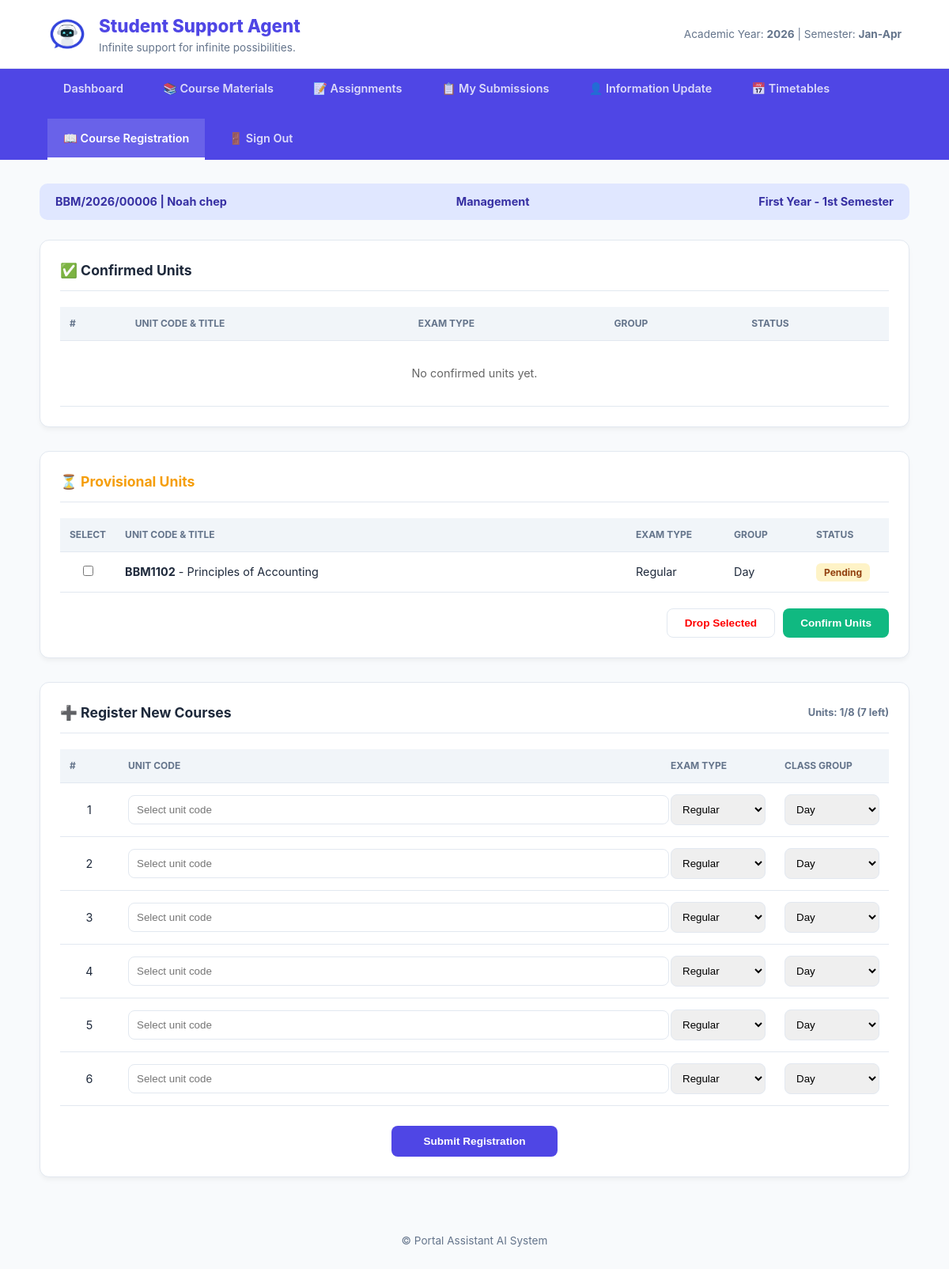
Page /Student/registration.php (signed in) on the committed database.
### tables this page shows
CREATE TABLE `users` (
  `id` int(11) NOT NULL,
  `full_name` varchar(100) NOT NULL,
  `reg_number` varchar(50) NOT NULL,
  `email` varchar(100) NOT NULL,
  `password` varchar(255) NOT NULL,
  `password_changed` tinyint(1) NOT NULL DEFAULT 0,
  `role` enum('student','admin','lecturer') NOT NULL DEFAULT 'student',
  `department` varchar(100) NOT NULL,
  `phone` varchar(20) DEFAULT NULL,
  `created_at` timestamp NOT NULL DEFAULT current_timestamp(),
  `survey_done` tinyint(1) DEFAULT 0,
  `reset_token` varchar(255) DEFAULT NULL,
  `reset_expires` datetime DEFAULT NULL
);

CREATE TABLE `registered_courses` (
  `id` int(11) NOT NULL,
  `student_reg_no` varchar(30) NOT NULL,
  `unit_code` varchar(20) NOT NULL,
  `department` varchar(100) DEFAULT NULL,
  `exam_type` varchar(30) NOT NULL,
  `class_group` varchar(20) NOT NULL,
  `semester` varchar(20) NOT NULL,
  `academic_year` varchar(10) NOT NULL,
  `status` enum('Provisional','Confirmed') DEFAULT 'Provisional',
  `registered_at` timestamp NOT NULL DEFAULT current_timestamp()
);

CREATE TABLE `timetable` (
  `id` int(11) NOT NULL,
  `unit_code` varchar(20) DEFAULT NULL,
  `course_title` varchar(100) DEFAULT NULL,
  `department` varchar(50) DEFAULT NULL,
  `time_from` varchar(10) DEFAULT NULL,
  `time_to` varchar(10) DEFAULT NULL,
  `day_of_week` enum('Monday','Tuesday','Wednesday','Thursday','Friday','Saturday','Sunday') DEFAULT NULL,
  `venue` varchar(50) DEFAULT NULL,
  `unit_group` varchar(20) DEFAULT NULL,
  `lecturer` varchar(50) DEFAULT NULL,
  `exam_date` date DEFAULT NULL,
  `semester` enum('1','2','3') NOT NULL,
  `year_level` enum('First Year','Second Year','Third Year','Fourth Year') NOT NULL,
  `academic_year` year(4) NOT NULL,
  `created_at` timestamp NOT NULL DEFAULT current_timestamp()
);

### Student/registration.php (the view, shortened to what this page needs)
<?php
$conn = mysqli_connect("localhost", "root", "", "Portal-Asisstant-AI");
$student_reg_no = $_SESSION['reg_number'] ?? '';
$reg_number = $student_reg_no;
$user_id = $_SESSION['user_id'];
$user_query = mysqli_query($conn, "SELECT full_name, department, survey_done FROM users WHERE id = '$user_id'");
$user_data = mysqli_fetch_assoc($user_query);
$student_name = $user_data['full_name'] ?? 'Unknown Student';
$student_dept = $user_data['department'] ?? 'General';
$current_semester_num = $_SESSION['current_semester'] ?? 1;
$current_semester_name = ($current_semester_num == 1) ? '1st Semester' : '2nd Semester';
$student_year_level = $_SESSION['student_year'] ?? 'First Year';
$confirmed = mysqli_query($conn, "SELECT rc.*, t.course_title FROM registered_courses rc JOIN timetable t ON rc.unit_code = t.unit_code WHERE rc.student_reg_no = '$student_reg_no' AND (rc.status = 'Confirmed' OR rc.status = 'Approved')");
$provisional = mysqli_query($conn, "SELECT rc.*, t.course_title FROM registered_courses rc JOIN timetable t ON rc.unit_code = t.unit_code WHERE rc.student_reg_no = '$student_reg_no' AND (rc.status = 'Provisional' OR rc.status IS NULL OR rc.status = '')");
$ui_count_res = mysqli_query($conn, "SELECT COUNT(*) as total FROM registered_courses WHERE student_reg_no = '$student_reg_no'");
$ui_row = mysqli_fetch_assoc($ui_count_res);
$slots_used = $ui_row['total'];
$remaining = 8 - $slots_used;
?>
<!DOCTYPE html>
<html lang="en">
<head>
</head>
<body>
<header>
    <div class="branding">
        <img src="../Images/logo.jpg" class="logoimg" alt="Logo">
        <div>
            <h1>Student Support Agent</h1>
            <small>Infinite support for infinite possibilities.</small>
        </div>
    </div>
    <div style="font-size: 0.85rem; color: var(--text-light);">
        Academic Year: <strong>2026</strong> | Semester: <strong>Jan-Apr</strong>
    </div>
</header>
<nav>
    <a href="home.php?page=dashboard">Dashboard</a>
    <a href="home.php?page=materials">📚 Course Materials</a>
    <a href="home.php?page=assignments">📝 Assignments</a>
    <a href="home.php?page=my_submissions">📋 My Submissions</a>
    <a href="personal_information.php">👤 Information Update</a>
    <a href="teaching_timetable.php">📅 Timetables</a>
    <a href="registration.php" class="active">📖 Course Registration</a>
    <a href="../logout.php">🚪 Sign Out</a>
</nav>
<div class="container">
   <div class="student-strip">
    <span><?php echo htmlspecialchars($reg_number); ?> | <?php echo htmlspecialchars($student_name); ?></span>
    <span><?php echo htmlspecialchars($student_dept); ?></span>
    <span><?php echo $student_year_level; ?> - <?php echo $current_semester_name; ?></span>
</div>
    <div class="card">
        <div class="card-title">✅ Confirmed Units</div>
        <div style="overflow-x: auto;">
            <table>
                <thead>
                    <tr>
                        <th>#</th>
                        <th>Unit Code & Title</th>
                        <th>Exam Type</th>
                        <th>Group</th>
                        <th>Status</th>
                    </tr>
                </thead>
                <tbody>
                    <?php $i=1; while($row = mysqli_fetch_assoc($confirmed)): ?>
                        <tr>
                            <td><?php echo $i++; ?></td>
                            <td><strong><?php echo htmlspecialchars($row['unit_code']); ?></strong> - <?php echo htmlspecialchars($row['course_title']); ?></td>
                            <td><?php echo htmlspecialchars($row['exam_type']); ?></td>
                            <td><?php echo htmlspecialchars($row['class_group']); ?></td>
                            <td><span class="badge bg-success">Confirmed</span></td>
                        </tr>
                    <?php endwhile; ?>
                    <?php if($i==1): ?>
                        <tr>
                            <td colspan="5" style="text-align:center; color:#666; padding: 30px;">No confirmed units yet.</td>
                        </tr>
                    <?php endif; ?>
                </tbody>
            </table>
        </div>
    </div>
    <form method="POST">
    <div class="card">
        <div class="card-title" style="color: var(--warning);">⏳ Provisional Units</div>
        <div style="overflow-x: auto;">
            <table>
                <thead>
                    <tr>
                        <th width="40">Select</th>
                        <th>Unit Code & Title</th>
                        <th width="100">Exam Type</th>
                        <th width="80">Group</th>
                        <th width="80">Status</th>
                    </tr>
                </thead>
                <tbody>
                    <?php
                    $has_provisional = false;
                    while($row = mysqli_fetch_assoc($provisional)):
                        $has_provisional = true;
                    ?>
                        <tr>
                            <td align="center"><input type="checkbox" name="selected_units[]" value="<?php echo $row['unit_code']; ?>"></td>
                            <td><strong><?php echo htmlspecialchars($row['unit_code']); ?></strong> - <?php echo htmlspecialchars($row['course_title']); ?></td>
                            <td><?php echo htmlspecialchars($row['exam_type']); ?></td>
                            <td><?php echo htmlspecialchars($row['class_group']); ?></td>
                            <td><span class="badge bg-warning">Pending</span></td>
                        </tr>
                    <?php endwhile; ?>
                </tbody>
            </table>
        </div>
        <?php if($has_provisional): ?>
        <div style="margin-top: 20px; display: flex; justify-content: flex-end; gap: 10px;">
            <button type="submit" name="btn_drop_action" class="btn btn-outline" style="color:red;">Drop Selected</button>
            <button type="submit" name="btn_confirm_action" class="btn btn-success">Confirm Units</button>
        </div>
        <?php endif; ?>
    </div>
    </form>
    <div class="card">
        <div class="card-title">
            ➕ Register New Courses
            <span style="margin-left: auto; font-size: 0.8rem; color: <?php echo ($remaining <= 0) ? '#ef4444' : 'var(--text-light)'; ?>;">
                Units: <?php echo $slots_used; ?>/8 (<?php echo $remaining; ?> left)
            </span>
        </div>
        <?php
        $available_units_query = "SELECT DISTINCT t.unit_code, t.course_title
                                  FROM timetable t
                                  INNER JOIN academic_workload aw ON t.unit_code = aw.unit_code
                                  WHERE aw.department = '$student_dept'
                                  AND t.year_level = '$student_year_level'
                                  AND t.semester = '$current_semester_num'
                                  ORDER BY t.unit_code";
        $available_units_result = mysqli_query($conn, $available_units_query);
        $available_units_list = [];
        while ($au = mysqli_fetch_assoc($available_units_result)) {
            $available_units_list[] = $au;
        }
        ?>
        <?php if(empty($available_units_list)): ?>
            <div class="card" style="background: #fef3c7; border-left: 5px solid #f59e0b; color: #92400e; padding: 15px; margin-bottom: 20px;">
                ⚠️ <strong>No units available for registration!</strong><br>
                There are no units scheduled for <?php echo $student_year_level; ?> - <?php echo $current_semester_name; ?> in your department (<?php echo $student_dept; ?>).<br>
                Please contact the academic office.
            </div>
        <?php else: ?>
            <form method="POST">
                <div style="overflow-x: auto;">
                    <table>
                        <thead>
                            <tr>
                                <th width="50">#</th>
                                <th>Unit Code</th>
                                <th width="120">Exam Type</th>
                                <th width="120">Class Group</th>
                            </tr>
                        </thead>
                        <tbody>
                            <?php for($k=1; $k<=6; $k++): ?>
                                <tr>
                                    <td align="center"><?php echo $k; ?></td>
                                    <td>
                                        <input type="text" name="courseCode<?php echo $k; ?>"
                                               placeholder="Select unit code"
                                               list="unit-codes"
                                               autocomplete="off"
                                               <?php if($remaining <= 0) echo 'disabled'; ?>>
                                    </td>
                                    <td>
                                        <select name="examType<?php echo $k; ?>" <?php if($remaining <= 0) echo 'disabled'; ?>>
                                            <option value="Regular">Regular</option>
                                        </select>
                                    </td>
                                    <td>
                                        <select name="classCode<?php echo $k; ?>" <?php if($remaining <= 0) echo 'disabled'; ?>>
                                            <option value="Day">Day</option>
                                        </select>
                                    </td>
                                </tr>
                            <?php endfor; ?>
                        </tbody>
                    </table>
                </div>
                <div style="text-align: center; margin-top: 25px;">
                    <button type="submit" class="btn btn-primary" style="padding: 12px 40px;" <?php if($remaining <= 0 || empty($available_units_list)) echo 'disabled style="background:#94a3b8; cursor:not-allowed;"'; ?>>
                        <?php
                        if($remaining <= 0) echo 'Limit Reached (8/8)';
                        elseif(empty($available_units_list)) echo 'No Units Available';
                        else echo 'Submit Registration';
                        ?>
                    </button>
                </div>
            </form>
        <?php endif; ?>
    </div>
</div>
<footer>
    &copy;  Portal Assistant AI System
</footer>
</body>
</html>

### Student/registration.php (style rules this page uses)
:root { --primary: #4f46e5; --primary-dark: #3730a3; --bg: #f8fafc; --white: #ffffff; --text-main: #1e293b; --text-light: #64748b; --border: #e2e8f0; --success: #10b981; --warning: #f59e0b; }
body { font-family: 'Inter', sans-serif; background: var(--bg); color: var(--text-main); margin: 0; line-height: 1.5; }
header { background: white; border-bottom: 1px solid var(--border); padding: 1rem 5%; display: flex; align-items: center; justify-content: space-between; }
.branding { display: flex; align-items: center; gap: 15px; }
.logoimg { height: 50px; border-radius: 8px; }
.branding h1 { margin: 0; font-size: 1.4rem; color: var(--primary); font-weight: 800; }
.branding small { color: var(--text-light); display: block; font-size: 0.85rem; }
nav { background: var(--primary); padding: 0 5%; display: flex; gap: 10px; flex-wrap: wrap; }
nav a { color: rgba(255,255,255,0.8); text-decoration: none; padding: 14px 20px; font-size: 0.9rem; font-weight: 600; transition: 0.3s; border-bottom: 3px solid transparent; }
nav a.active { color: white; border-bottom: 3px solid white; background: rgba(255,255,255,0.15); }
.container { max-width: 1100px; margin: 30px auto; padding: 0 20px; }
.student-strip { background: #e0e7ff; padding: 12px 20px; border-radius: 10px; margin-bottom: 25px; display: flex; justify-content: space-between; align-items: center; color: var(--primary-dark); font-weight: 700; font-size: 0.9rem; flex-wrap: wrap; gap: 10px; }
.card { background: white; border-radius: 12px; box-shadow: 0 4px 6px -1px rgba(0,0,0,0.05); padding: 25px; margin-bottom: 30px; border: 1px solid var(--border); }
.card-title { font-size: 1.1rem; font-weight: 700; margin-bottom: 20px; color: var(--text-main); display: flex; align-items: center; gap: 10px; border-bottom: 1px solid var(--border); padding-bottom: 12px; }
table { width: 100%; border-collapse: collapse; }
th { text-align: left; background: #f1f5f9; padding: 12px; font-size: 0.75rem; text-transform: uppercase; color: var(--text-light); border-bottom: 1px solid var(--border); }
td { padding: 14px 12px; border-bottom: 1px solid var(--border); font-size: 0.9rem; }
.btn { padding: 10px 22px; border-radius: 8px; border: none; cursor: pointer; font-weight: 600; font-size: 0.85rem; transition: 0.2s; display: inline-flex; align-items: center; }
.btn-primary { background: var(--primary); color: white; }
.btn-success { background: var(--success); color: white; }
.btn-outline { background: transparent; border: 1px solid var(--border); color: var(--text-main); }
input[type="text"], select { width: 100%; padding: 10px; border: 1px solid var(--border); border-radius: 8px; }
.badge { padding: 4px 10px; border-radius: 6px; font-size: 0.75rem; font-weight: 700; }
.bg-warning { background: #fef3c7; color: #92400e; }
footer { text-align: center; padding: 40px; color: var(--text-light); font-size: 0.85rem; }

### rows in the picture
users: full_name "Noah chep", department "Management"
registered_courses: unit_code "BBM1102", timetable.course_title "Principles of Accounting", exam_type "Regular", class_group "Day"

### other values in the picture
$reg_number "BBM/2026/00006"
$student_year_level "First Year"
$current_semester_name "1st Semester"
$slots_used "1"
$remaining "7"
